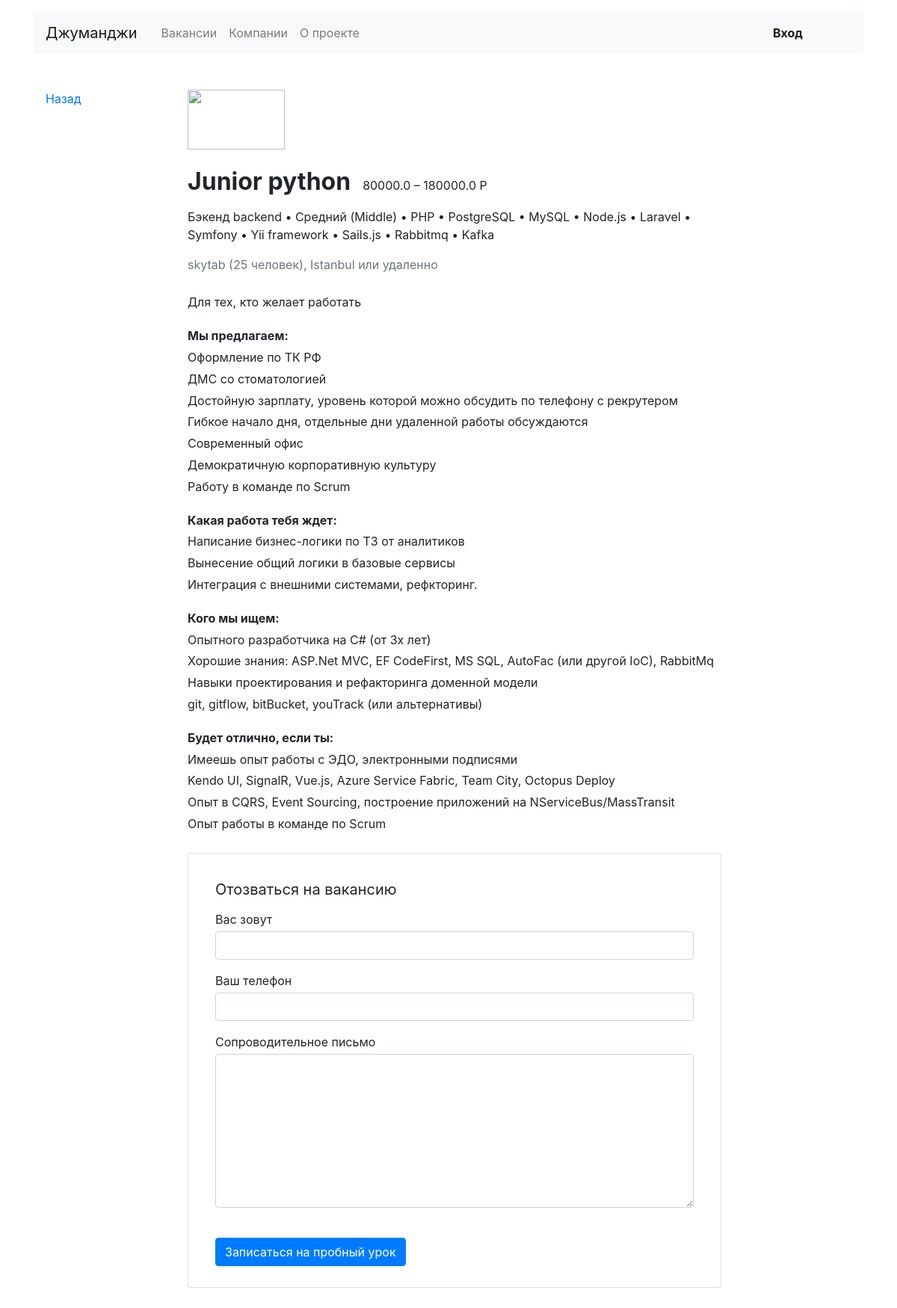
The app's page /vacancies/19, older data.
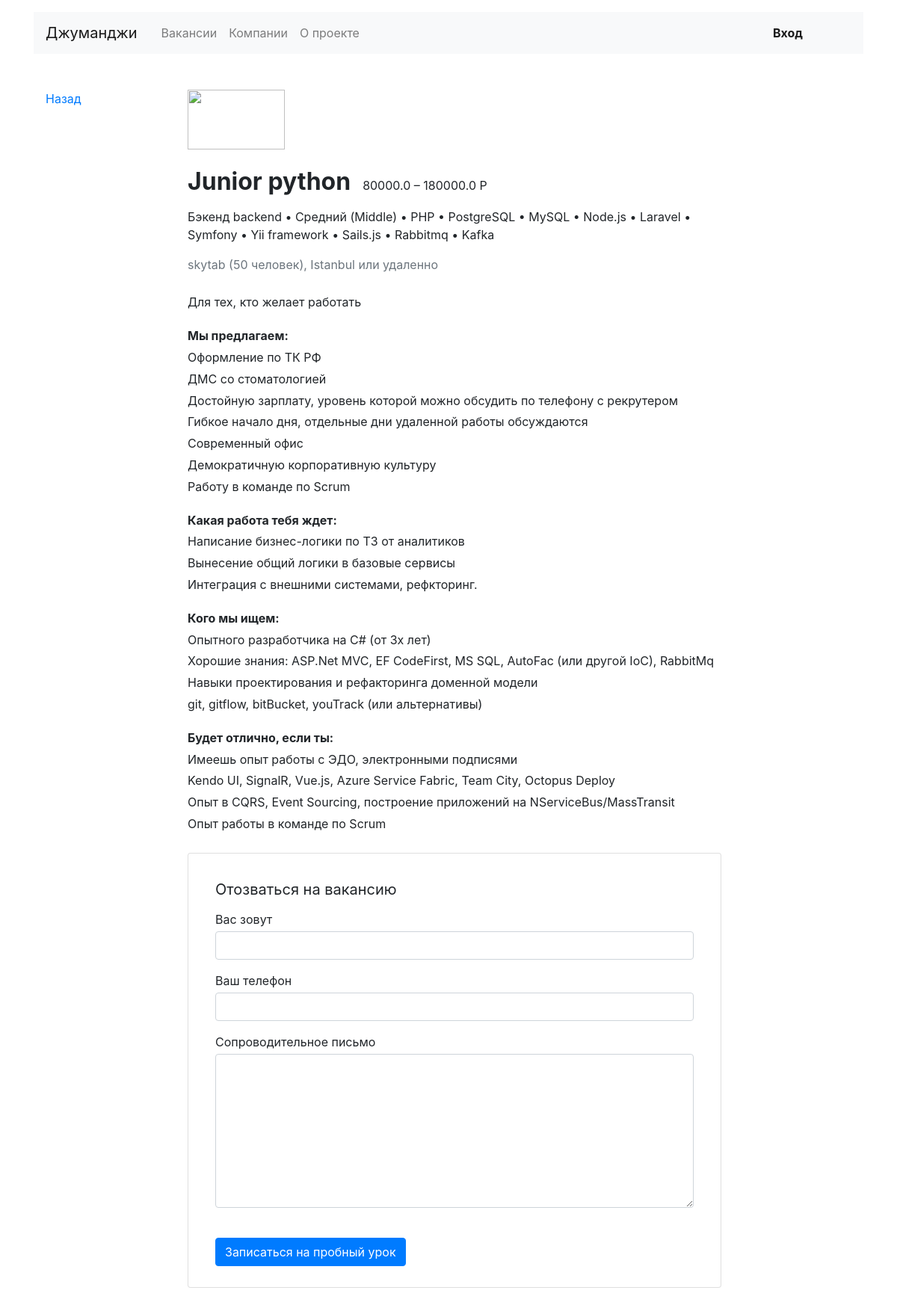
The same page, newer data.
### recruitment/models.py (models this page shows, shortened)
class Vacancy(models.Model):
    title = models.CharField(max_length=50)
    specialty = models.ForeignKey(Specialty, on_delete=models.CASCADE, related_name='vacancies')
    company = models.ForeignKey(Company, on_delete=models.CASCADE, related_name='vacancies')
    skills = models.CharField(max_length=200)
    description = models.CharField(max_length=500)
    salary_min = models.FloatField()
    salary_max = models.FloatField()
    published_at = models.DateField()

class Company(models.Model):
    name = models.CharField(max_length=200)
    location = models.CharField(max_length=100)
    logo = models.ImageField(upload_to='company_images')
    description = models.CharField(max_length=500)
    employee_count = models.IntegerField()
    owner = models.ForeignKey(User, on_delete=models.CASCADE, related_name='companies')

class Specialty(models.Model):
    code = models.CharField(max_length=50)
    title = models.CharField(max_length=200)
    picture = models.ImageField(upload_to='MEDIA_SPECIALITY_IMAGE_DIR')
    def __str__(self) -> str:
        return f'{self.title} {self.code}'

### recruitment/views.py (the view, shortened to what this page needs)
# urls.py: path('vacancies/<int:vacancy_id>', VacancyView.as_view()),
class VacancyView(View):
    def get(self, request, vacancy_id: int):
        vacancy = Vacancy.objects.filter(id=vacancy_id).first()
        if not vacancy:
            raise Http404
        application_form = ApplicationForm()
        if application_form.is_valid():
            application_form.save()
        context = {
            'vacancy': vacancy,
            'application_form': application_form,
        }
        return render(
            request, 'recruitment/vacancy.html', context=context
        )

### recruitment/forms.py
class ApplicationForm(forms.ModelForm):
    class Meta:
        model = Application
        fields = ('written_username', 'written_phone', 'written_cover_letter',)

### templates/recruitment/vacancy.html (shortened to what this page needs)
{% extends 'index.html' %}
{% block container %}
  <main class="container mt-3 pb-5">
    <div class="row mt-5">
      <div class="col-12 col-lg-2">
        <div class="pl-3 mb-5">
          <p><a href="/">Назад</a></p>
        </div>
      </div>
      <div class="col-12 col-lg-8">
        <section class="pl-3">
          <a href="#"><img src="https://place-hold.it/130x80" width="130" height="80" alt=""></a>
          <div class="d-flex align-items-baseline align-content-baseline">
            <h1 class="h2 mt-4 font-weight-bold" >{{ vacancy.title }}</h1>
            <p class="m-0 pl-3">{{ vacancy.salary_min }} – {{ vacancy.salary_max }} Р</p>
          </div>
          <p class="mt-2">{{ vacancy.specialty }} • Средний (Middle) • PHP • PostgreSQL • MySQL • Node.js • Laravel • Symfony • Yii framework • Sails.js • Rabbitmq • Kafka</p>
          <p class="text-muted mb-4">{{ vacancy.company.name }} ({{ vacancy.company.employee_count }} человек), {{ vacancy.company.location }} или удаленно</p>
          <div style="line-height: 1.8;">
            <p>{{ vacancy.company.description }}</p>
            <p><b>Мы предлагаем: </b><br>
              Оформление по ТК РФ<br>
              ДМС со стоматологией<br>
              Достойную зарплату, уровень которой можно обсудить по телефону с рекрутером<br>
              Гибкое начало дня, отдельные дни удаленной работы обсуждаются<br>
              Современный офис<br>
              Демократичную корпоративную культуру<br>
              Работу в команде по Scrum
            </p>
            <p><b>Какая работа тебя ждет: </b><br>
              Написание бизнес-логики по ТЗ от аналитиков<br>
              Вынесение общий логики в базовые сервисы<br>
              Интеграция с внешними системами, рефкторинг.
            </p>
            <p><b>Кого мы ищем: </b><br>
              Опытного разработчика на C# (от 3х лет)<br>
              Хорошие знания: ASP.Net MVC, EF CodeFirst, MS SQL, AutoFac (или другой IoC), RabbitMq <br>
              Навыки проектирования и рефакторинга доменной модели <br>
              git, gitflow, bitBucket, youTrack (или альтернативы)
            </p>
            <p><b>Будет отлично, если ты:</b><br>
              Имеешь опыт работы с ЭДО, электронными подписями<br>
              Kendo UI, SignalR, Vue.js, Azure Service Fabric, Team City, Octopus Deploy<br>
              Опыт в CQRS, Event Sourcing, построение приложений на NServiceBus/MassTransit<br>
              Опыт работы в команде по Scrum
            </p>
          </div>
            <form method="post" class="card mt-4 mb-3">{% csrf_token %}
                        <div class="card-body mx-3">
                          <p class="h5 mt-3 font-weight-normal">Отозваться на вакансию</p>
                          <div class="form-group">
                            <label class="mb-1 mt-2" for="userName">Вас зовут</label>
                            <input class="form-control" type="text" placeholder="" id="userName" name="written_username">
                          </div>
                          <div class="form-group">
                            <label class="mb-1" for="userPhone">Ваш телефон</label>
                            <input class="form-control" type="tel" placeholder="" id="userPhone" name="written_phone">
                          </div>
                          <div class="form-group">
                            <label class="mb-1" for="userMsg" >Сопроводительное письмо</label>
                            <textarea class="form-control" rows="8" id="userMsg" name="written_cover_letter"></textarea>
                          </div>
                          <input type="submit" class="btn btn-primary mt-4 mb-2" value="Записаться на пробный урок">
                        </div>
                      </form>
        </section>
      </div>
    </div>
  </main>
{% endblock %}

Row changes from the older to the newer data that the page shows:
changed through a linked row, Vacancy "Junior python": company.employee_count "25" → "50"
